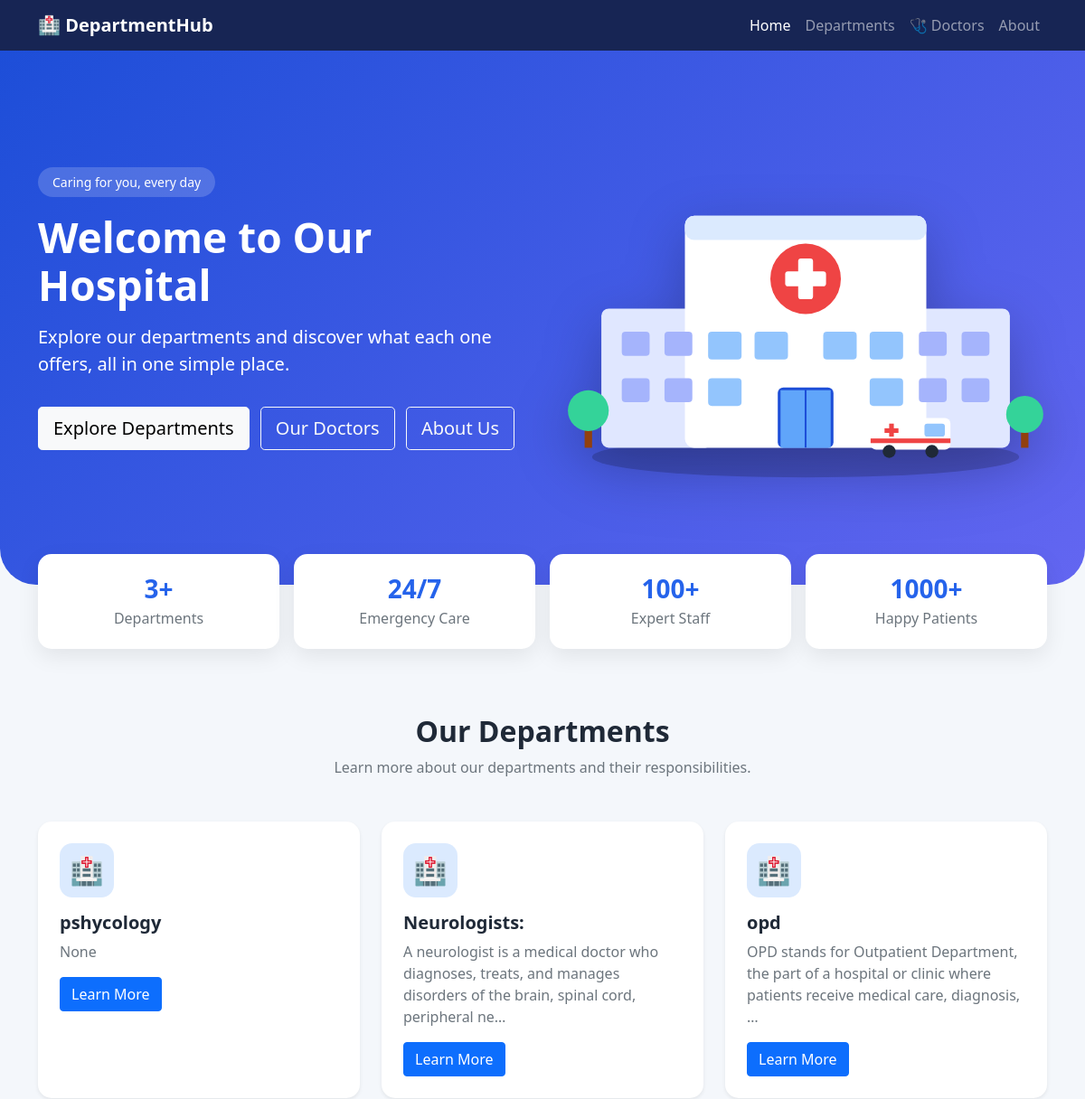
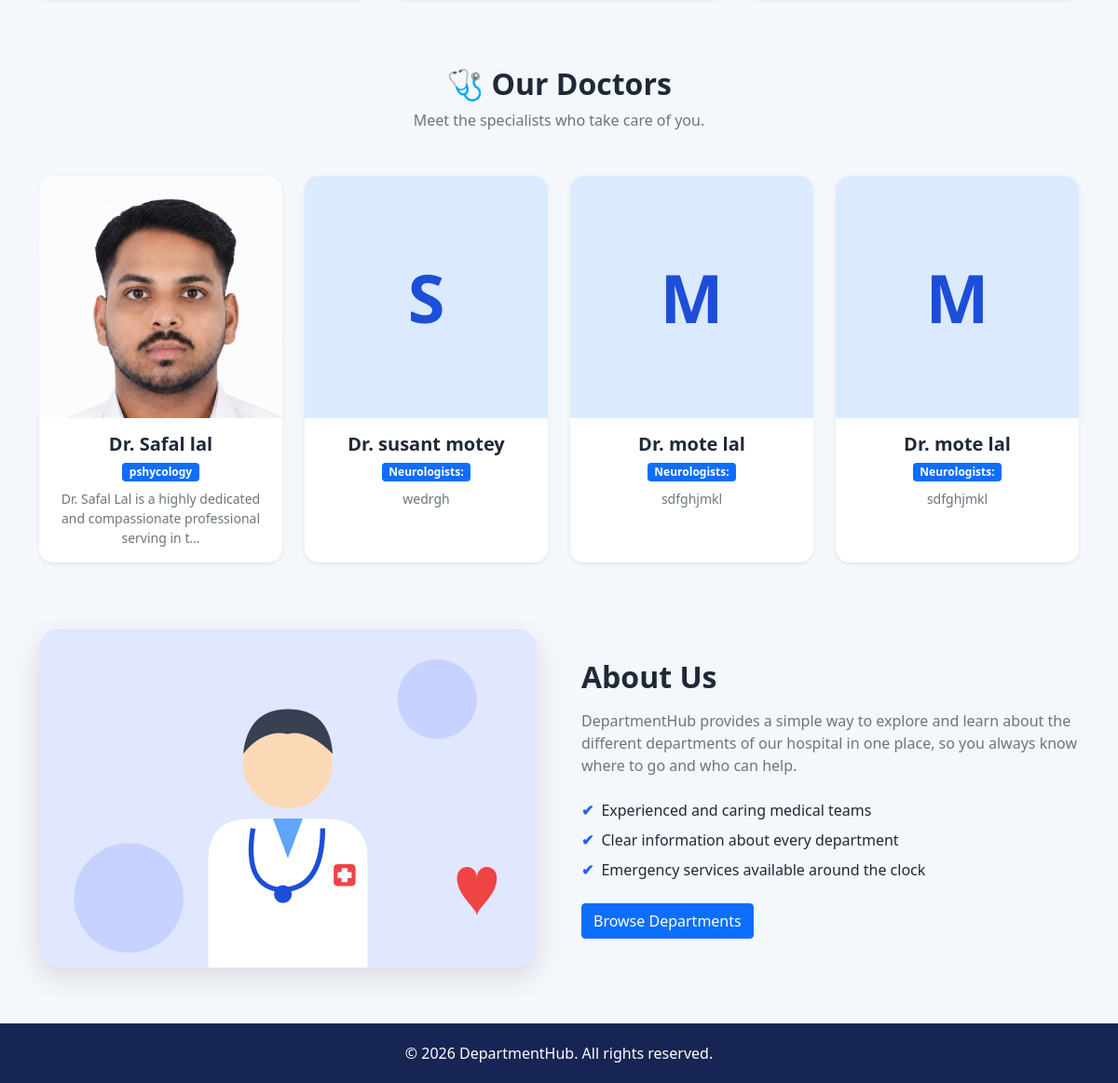
/home/, run on the app's committed database (2 pictures, top to bottom).
### home/models.py (models this page shows, shortened)
class Department(models.Model):
    name = models.CharField(max_length=200)
    uuid = models.UUIDField(default=uuid.uuid4, editable=False, unique=True)
    created_at = models.DateTimeField(default=timezone.now)
    updated_at = models.DateTimeField(auto_now=True)
    description = models.TextField(blank=True, null=True)

class Doctor(models.Model):
    name = models.CharField(max_length=200)
    email = models.CharField(max_length=200, null=True, blank=True)
    phone = models.CharField(max_length=200, null=True, blank=True)
    uuid = models.UUIDField(default=uuid.uuid4, editable=False, unique=True)
    department = models.ForeignKey(Department, on_delete=models.CASCADE, related_name='doctors')
    created_at = models.DateTimeField(default=timezone.now)
    updated_at = models.DateTimeField(auto_now=True)
    description = models.TextField(blank=True, null=True)
    photo = models.ImageField(upload_to='doctors/', blank=True, null=True)

### home/views.py (the view)
# urls.py: 2. Add a URL to urlpatterns:  path('', views.home, name='home')
def home(request):
    context = {
        'departments': Department.objects.all(),
        'doctors': Doctor.objects.select_related('department'),
    }
    return render(request, 'home.html', context)

### home/templates/home.html (shortened to what this page needs)
<!DOCTYPE html>
<html lang="en">
<head>
    <link href="https://cdn.jsdelivr.net/npm/bootstrap@5.0.2/dist/css/bootstrap.min.css"
          rel="stylesheet"
>
</head>
<body>
    <nav class="navbar navbar-expand-lg navbar-dark">
        <div class="container">
            <a class="navbar-brand fw-bold" href="/">&#127973; DepartmentHub</a>
            <div class="collapse navbar-collapse" id="navbarMenu">
                <ul class="navbar-nav ms-auto">
                    <li class="nav-item">
                        <a class="nav-link active" href="/">Home</a>
                    </li>
                    <li class="nav-item">
                        <a class="nav-link" href="#departments">Departments</a>
                    </li>
                    <li class="nav-item">
                        <a class="nav-link" href="#doctors">&#129658; Doctors</a>
                    </li>
                    <li class="nav-item">
                        <a class="nav-link" href="#about">About</a>
                    </li>
                </ul>
            </div>
        </div>
    </nav>
    <section class="hero">
        <div class="container">
            <div class="row align-items-center g-5">
                <div class="col-lg-6">
                    <span class="badge-pill">Caring for you, every day</span>
                    <h1>Welcome to Our Hospital</h1>
                    <p class="lead mt-3">
                        Explore our departments and discover what each one offers,
                        all in one simple place.
                    </p>
                    <a href="#departments" class="btn btn-light btn-lg mt-3 me-2">
                        Explore Departments
                    </a>
                    <a href="#doctors" class="btn btn-outline-light btn-lg mt-3 me-2">
                        Our Doctors
                    </a>
                    <a href="#about" class="btn btn-outline-light btn-lg mt-3">
                        About Us
                    </a>
                </div>
                <div class="col-lg-6 text-center">
                        {% load static %}  (put at the top of the file)
                </div>
            </div>
        </div>
    </section>
    <section class="container stats">
        <div class="row g-3">
            <div class="col-6 col-md-3">
                <div class="stat-box">
                    <h3>{{ departments|length }}+</h3>
                    <span class="text-muted">Departments</span>
                </div>
            </div>
            <div class="col-6 col-md-3">
                <div class="stat-box">
                    <h3>24/7</h3>
                    <span class="text-muted">Emergency Care</span>
                </div>
            </div>
            <div class="col-6 col-md-3">
                <div class="stat-box">
                    <h3>100+</h3>
                    <span class="text-muted">Expert Staff</span>
                </div>
            </div>
            <div class="col-6 col-md-3">
                <div class="stat-box">
                    <h3>1000+</h3>
                    <span class="text-muted">Happy Patients</span>
                </div>
            </div>
        </div>
    </section>
    <section class="container my-5 pt-4" id="departments">
        <div class="text-center mb-5">
            <h2 class="fw-bold">Our Departments</h2>
            <p class="text-muted">
                Learn more about our departments and their responsibilities.
            </p>
        </div>
        <div class="row g-4">
            {% for department in departments %}
            <div class="col-md-6 col-lg-4">
                <div class="card department-card shadow-sm">
                    <div class="card-body p-4">
                        <div class="department-icon mb-3">
                            &#127973;
                        </div>
                        <h5 class="card-title fw-bold">
                            {{ department.name }}
                        </h5>
                        <p class="card-text text-muted">
                            {{ department.description|truncatechars:120 }}
                        </p>
                        <a href="#" class="btn btn-primary">
                            Learn More
                        </a>
                    </div>
                </div>
            </div>
            {% empty %}
            <div class="col-12 text-center">
                <div class="alert alert-info">
                    No departments are available yet.
                </div>
            </div>
            {% endfor %}
        </div>
    </section>
    <section class="container my-5 pt-4" id="doctors">
        <div class="text-center mb-5">
            <h2 class="fw-bold">&#129658; Our Doctors</h2>
            <p class="text-muted">Meet the specialists who take care of you.</p>
        </div>
        <div class="row g-4">
            {% for doctor in doctors %}
            <div class="col-md-6 col-lg-3">
                <div class="card doctor-card shadow-sm">
                    {% if doctor.photo %}
                        <img src="{{ doctor.photo.url }}" class="doctor-photo" alt="Dr. {{ doctor.name }}">
                    {% else %}
                        <div class="doctor-photo-placeholder">{{ doctor.name|first|upper }}</div>
                    {% endif %}
                    <div class="card-body text-center">
                        <h5 class="card-title fw-bold mb-1">Dr. {{ doctor.name }}</h5>
                        <span class="badge bg-primary">{{ doctor.department.name }}</span>
                        {% if doctor.description %}
                        <p class="card-text text-muted small mt-2">
                            {{ doctor.description|truncatechars:80 }}
                        </p>
                        {% endif %}
                    </div>
                </div>
            </div>
            {% empty %}
            <div class="col-12 text-center">
                <div class="alert alert-info">No doctors are available yet.</div>
            </div>
            {% endfor %}
        </div>
    </section>
    <section class="container my-5 pt-4" id="about">
        <div class="row align-items-center g-5">
            <div class="col-lg-6">
            </div>
            <div class="col-lg-6">
                <h2 class="fw-bold">About Us</h2>
                <p class="text-muted mt-3">
                    DepartmentHub provides a simple way to explore and learn
                    about the different departments of our hospital in one place,
                    so you always know where to go and who can help.
                </p>
                <ul class="list-unstyled mt-4">
                    <li class="mb-2"><span class="feature-dot">&#10004;</span>Experienced and caring medical teams</li>
                    <li class="mb-2"><span class="feature-dot">&#10004;</span>Clear information about every department</li>
                    <li class="mb-2"><span class="feature-dot">&#10004;</span>Emergency services available around the clock</li>
                </ul>
                <a href="#departments" class="btn btn-primary mt-2">Browse Departments</a>
            </div>
        </div>
    </section>
    <footer>
        <p class="mb-0">
            &copy; 2026 DepartmentHub. All rights reserved.
        </p>
    </footer>
</body>
</html>

### home/templates/home.html (style rules this page uses)
html { scroll-behavior: smooth; }
body { background-color: #f4f7fb; font-family: "Segoe UI", Arial, sans-serif; color: #1f2937; }
.navbar { background-color: #172554; }
.hero { background: linear-gradient(135deg, #1d4ed8, #6366f1); color: white; padding: 80px 0 100px; border-radius: 0 0 40px 40px; }
.hero h1 { font-size: 46px; font-weight: 800; line-height: 1.15; }
.hero .badge-pill { display: inline-block; background: rgba(255, 255, 255, 0.18); padding: 6px 16px; border-radius: 50px; font-size: 14px; margin-bottom: 18px; }
.hero-image { max-width: 100%; filter: drop-shadow(0 20px 30px rgba(0, 0, 0, 0.25)); }
.stats { margin-top: -50px; position: relative; z-index: 2; }
.stat-box { background: white; border-radius: 15px; padding: 22px; text-align: center; box-shadow: 0 8px 25px rgba(0, 0, 0, 0.08); }
.stat-box h3 { color: #2563eb; font-weight: 800; margin-bottom: 4px; }
.department-card { border: none; border-radius: 15px; transition: transform 0.3s, box-shadow 0.3s; height: 100%; }
.department-icon { width: 60px; height: 60px; border-radius: 14px; background: #dbeafe; display: flex; align-items: center; justify-content: center; font-size: 30px; }
.about-img { border-radius: 20px; box-shadow: 0 10px 30px rgba(0, 0, 0, 0.12); background: #e0e7ff; width: 100%; }
.feature-dot { color: #2563eb; font-weight: bold; margin-right: 8px; }
.doctor-card { border: none; border-radius: 15px; overflow: hidden; height: 100%; transition: transform 0.3s, box-shadow 0.3s; }
.doctor-photo { width: 100%; height: 260px; object-fit: cover; object-position: top; background: #e0e7ff; }
.doctor-photo-placeholder { width: 100%; height: 260px; display: flex; align-items: center; justify-content: center; background: #dbeafe; color: #1d4ed8; font-size: 72px; font-weight: 800; }
footer { background-color: #172554; color: white; padding: 20px; text-align: center; margin-top: 60px; }

### data on the page
Department: name "pshycology", description "None"
Department: name "Neurologists:", description "A neurologist is a medical doctor who diagnoses, treats, and manages disorders of the brain, spinal cord, peripheral ne…"
Department: name "opd", description "OPD stands for Outpatient Department, the part of a hospital or clinic where patients receive medical care, diagnosis, …"
Doctor: photo (picture), name "Safal lal", department.name "pshycology", description "Dr. Safal Lal is a highly dedicated and compassionate professional serving in t…"
Doctor: name|first "S", name "susant motey", department.name "Neurologists:", description "wedrgh"
Doctor: name|first "M", name "mote lal", department.name "Neurologists:", description "sdfghjmkl"
Doctor: name|first "M", name "mote lal", department.name "Neurologists:", description "sdfghjmkl"

### other printed values
{{ departments|length }} "3"
